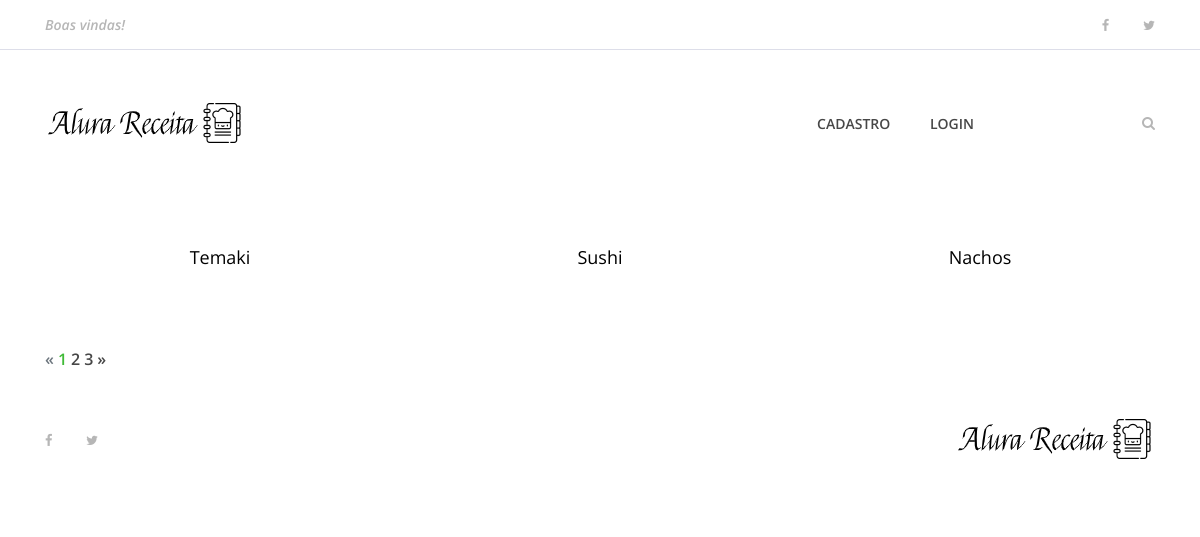
Before: / with the older database file.
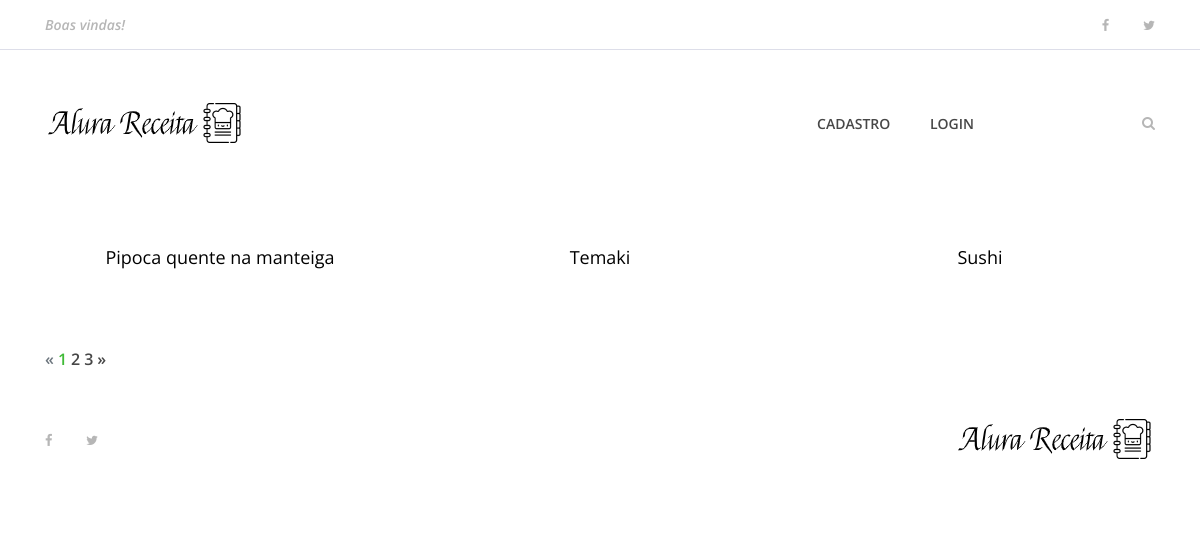
After: the same page with the newer database file.
### apps/receitas/models.py (models this page shows, shortened)
class Receita(models.Model):
    pessoa = models.ForeignKey(User, on_delete=models.CASCADE)
    nome_receita = models.CharField(max_length=255)
    ingredientes = models.TextField()
    modo_preparo = models.TextField()
    tempo_preparo = models.IntegerField()
    rendimento = models.CharField(max_length=100)
    categoria = models.CharField(max_length=100)
    date_receita = models.DateTimeField(default=datetime.now, blank=True)
    foto_receita = models.ImageField(upload_to='fotos/%d/%m/%Y/', blank=True)
    publicada = models.BooleanField(default=False)

### apps/receitas/views/receita.py (the view)
# urls.py: path('', index, name='index'),
def index(request):
    receitas = Receita.objects.order_by('-date_receita')
    paginator = Paginator(receitas, 3)
    page = request.GET.get('page')
    receitas_por_pagina = paginator.get_page(page)
    dados = {
        'receitas': receitas_por_pagina
    }
    return render(request, 'receitas/index.html', dados)

### templates/receitas/index.html (shortened to what this page needs)
{% extends 'base.html' %}
{% load static %}
{% block content %}
    {% include 'partials/_menu.html' %}
    <section class="best-receipe-area">
        <div class="container">
            <div class="row">
                {% if receitas %}
                {% for receita in receitas %}
                <div class="col-12 col-sm-6 col-lg-4">
                    <div class="single-best-receipe-area mb-30">
                        <div class="receipe-content">
                            <a href="{% url 'receita' receita.id %}">
                                <h5>{{ receita.nome_receita }}</h5>
                            </a>
                        </div>
                    </div>
                </div>
                {% endfor %}
                {% endif %}
            </div>
        </div>
    </section>
    <section class="top-catagory-area section-padding-20-0">
        <div class="container">
            {% if receitas.has_other_pages %}
                <ul class="pagination">
                    {% if receitas.has_previous %}
                        <li class="page-item">
                            <a href="?page={{ receitas.previous_page_number }}" class="page-link">&laquo;</a>
                        </li>
                    {% else %}
                        <li class="page-item disabled">
                            <a class="page-link">&laquo;</a>
                        </li>
                    {% endif %}
                    {% for pagina in receitas.paginator.page_range %}
                        {% if receitas.number == pagina %}
                            <li class="page-item active">
                                <a class="page-link">{{ pagina }}</a>
                            </li>
                        {% else %}
                            <li class="page-item">
                                <a href="?page={{ pagina }}" class="page-link">{{ pagina }}</a>
                            </li>
                        {% endif %}
                    {% endfor%}
                    {% if receitas.has_next %}
                        <li class="page-item">
                            <a href="?page={{ receitas.next_page_number }}" class="page-link">&raquo;</a>
                        </li>
                    {% else %}
                        <li class="page-item disabled">
                            <a class="page-link">&raquo;</a>
                        </li>
                    {% endif %}
                </ul>
            {% endif %}
        </div>
    </section>
    {% include 'partials/_footer.html' %}
{% endblock %}

Changed rows visible on the page:
no longer on this page (row unchanged): Receita: nome_receita "Nachos"
added Receita: nome_receita "Pipoca quente na manteiga"
